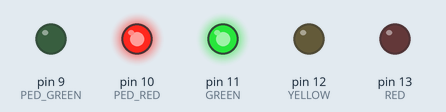
The sketch below on a simulated Arduino Uno, built with avr-gcc and run on an emulated ATmega328P. Parts: output pins drawn as LEDs (lit = HIGH).

Above: at 2.0 s.
At 6.0 s:
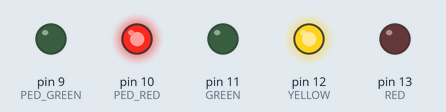
At 10.0 s:
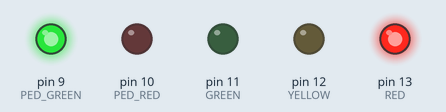
At 15.87 s:
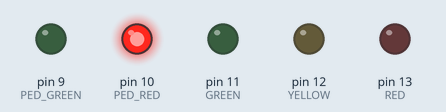
Timing chart, 0 to 20.8 s (numbered marks = the images above):
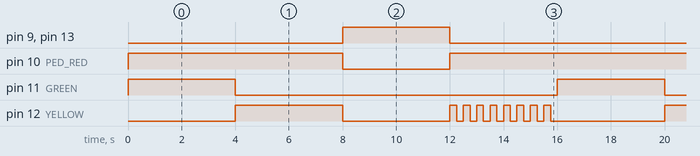

The sketch:

32-ped_leds_flashing_yellow.ino
```cpp
// Adding flash function for yellow lights after red

const int RED = 13;
const int YELLOW = 12;
const int GREEN = 11;
const int PED_RED = 10;
const int PED_GREEN = 9;

void lightSequence() {
  digitalWrite(PED_RED, HIGH);
  digitalWrite(GREEN, HIGH);
  delay(4000);
  digitalWrite(GREEN, LOW);
  digitalWrite(YELLOW, HIGH);
  delay(4000);
  digitalWrite(YELLOW, LOW);
  digitalWrite(RED, HIGH);
  digitalWrite(PED_RED, LOW);
  digitalWrite(PED_GREEN, HIGH);
  delay(4000);
  digitalWrite(PED_GREEN, LOW);
  digitalWrite(PED_RED, HIGH);
  digitalWrite(RED, LOW);
  flash(YELLOW);
}

void flash(int LED) {
  for (int i = 0; i < 8; i++) {
    digitalWrite(LED, HIGH);
  	delay(250);
  	digitalWrite(LED, LOW);
  	delay(250);
  }
}

void setup(){
  pinMode(RED, OUTPUT);
  pinMode(YELLOW, OUTPUT);
  pinMode(GREEN, OUTPUT);
  pinMode(PED_RED, OUTPUT);
  pinMode(PED_GREEN, OUTPUT);
}

void loop(){
  lightSequence();
}
```

Measured:
- by itself, pin 9 (PED_GREEN), pin 11 (GREEN), pin 13 (RED): alternates HIGH for 4.0 s and LOW for 12.0 s
- by itself, pin 10 (PED_RED): repeats every 16.0 s: LOW 4.0 s, HIGH 12.0 s
- by itself, pin 12 (YELLOW): repeats every 16.0 s: LOW 4.0 s, 7 × (HIGH 0.25 s, LOW 0.25 s), HIGH 0.25 s, LOW 4.3 s, HIGH 4.0 s
